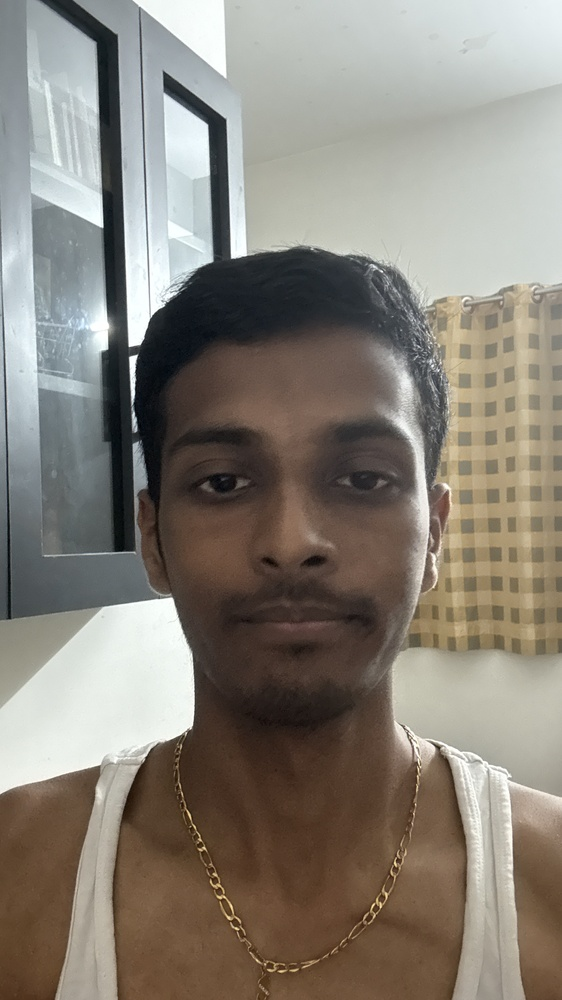
#> input picture data/students/220701251/samples/img_002.jpeg, 562 x 1000 px, shrunk from 1737 x 3088 before the run, given as the content of the folder data/raw/lowlight, which was not available
$ python enhance_zero_dce.py
#> lines starting #> are read from the running program, lines starting #| are printed output that depends on the picture
# scripts/enhance_zero_dce.py
"""
Apply Zero-DCE low-light enhancement on images in a folder.
This is a skeleton that uses a simple gamma fallback if Zero-DCE not installed.
"""
import argparse
from pathlib import Path
import cv2
parser = argparse.ArgumentParser()
parser.add_argument('--in', dest='indir', default='data/raw/lowlight')
parser.add_argument('--out', default='data/processed_lowlight_enhanced')
args = parser.parse_args()
IN=Path(args.indir); OUT=Path(args.out); OUT.mkdir(parents=True, exist_ok=True)
for p in IN.rglob('*'):
    if p.suffix.lower() not in ('.jpg','.png','.jpeg'): continue
    img=cv2.imread(str(p))
#> img is the input picture: shape (1000, 562, 3); mean B, G, R 120.6, 130, 136.3
    if img is None: continue
    # simple gamma correct fallback
    gamma=1.6
    look = (img/255.0) ** (1.0/gamma)
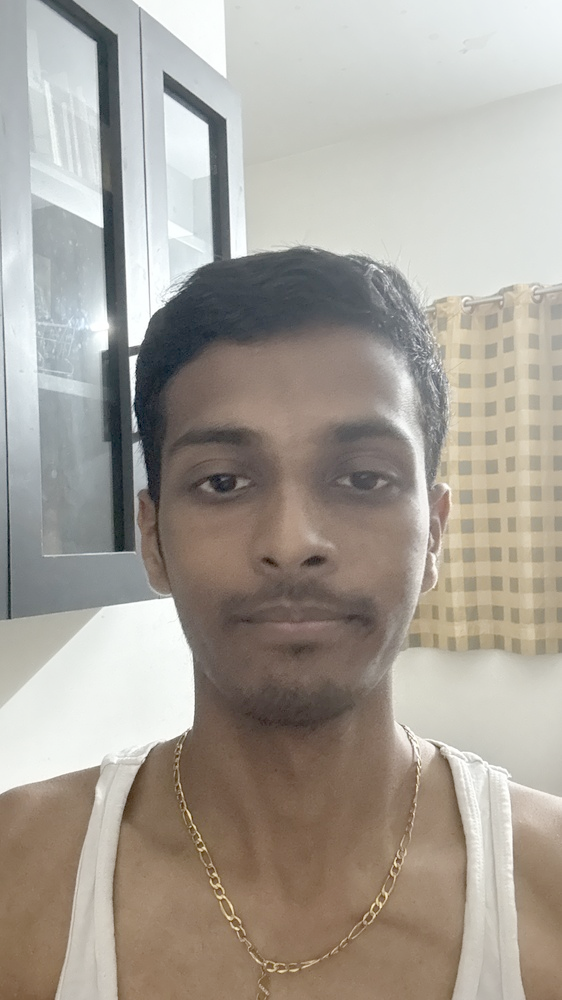
#> look: shape (1000, 562, 3) float64; mean B, G, R 0.6, 0.634, 0.658
    out = (look*255).astype('uint8')
    cv2.imwrite(str(OUT/p.name), out)
print('Enhanced images written to', OUT)

$ run again, on data/students/220701251/samples/img_004.jpeg
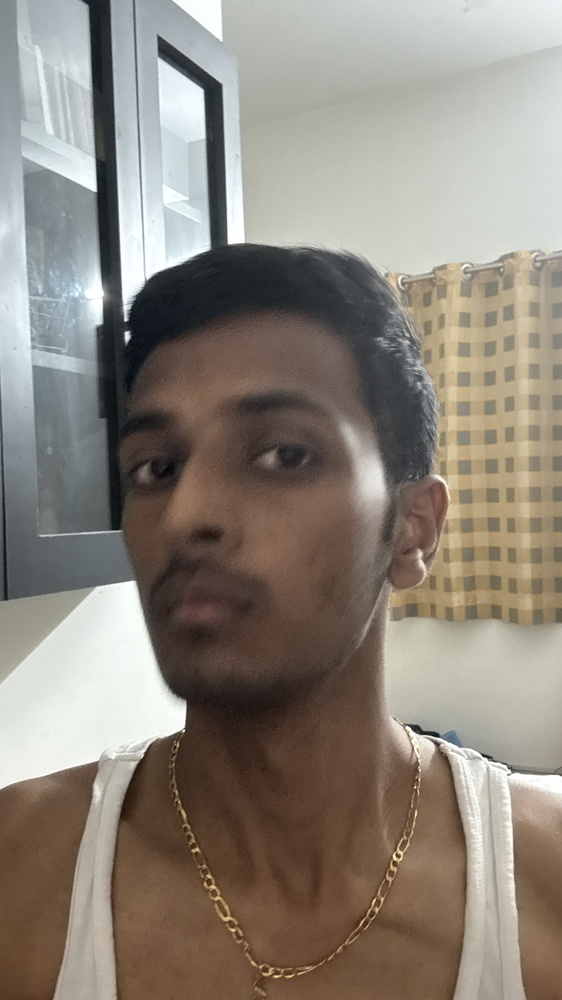
#> input picture data/students/220701251/samples/img_004.jpeg, 562 x 1000 px, shrunk from 1737 x 3088 before the run, given as the content of the folder data/raw/lowlight, which was not available
#> img is the input picture: shape (1000, 562, 3); mean B, G, R 123, 132.9, 140.9
#> `look = (img/255.0) ** (1.0/gamma)`:
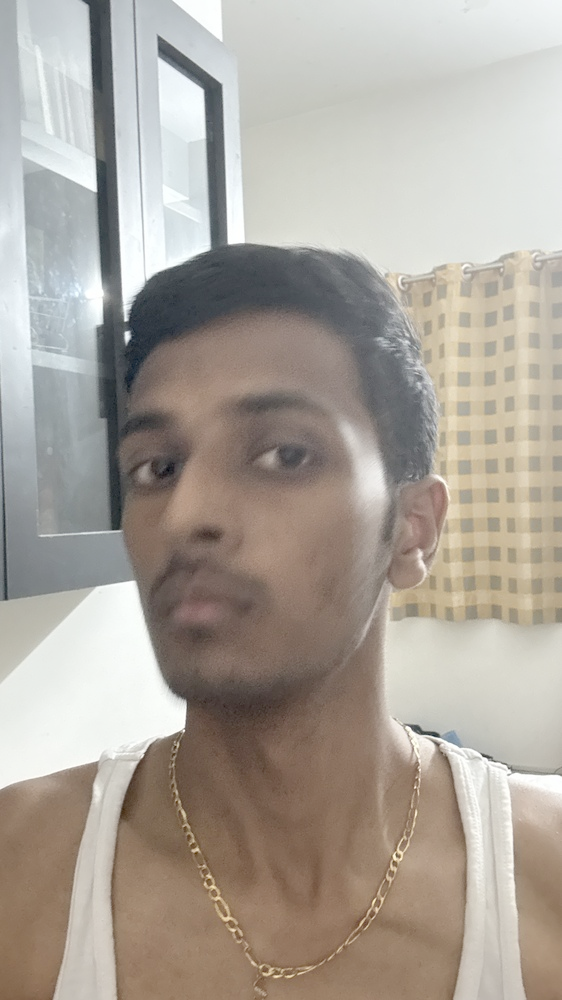
#> look: shape (1000, 562, 3) float64; mean B, G, R 0.611, 0.646, 0.675
